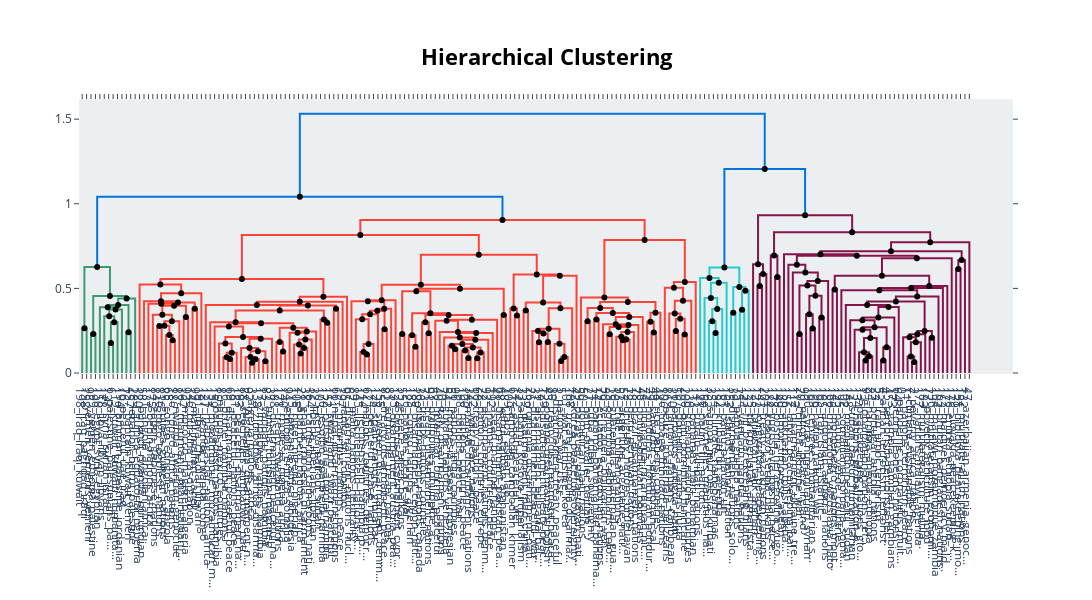

The cell this chart's notebook holds for it:
### Code cell
# visualize the hierarchy for average linkage
t.visualize_hierarchy(hierarchical_topics=hierarchical_topics['average'], orientation="bottom")
